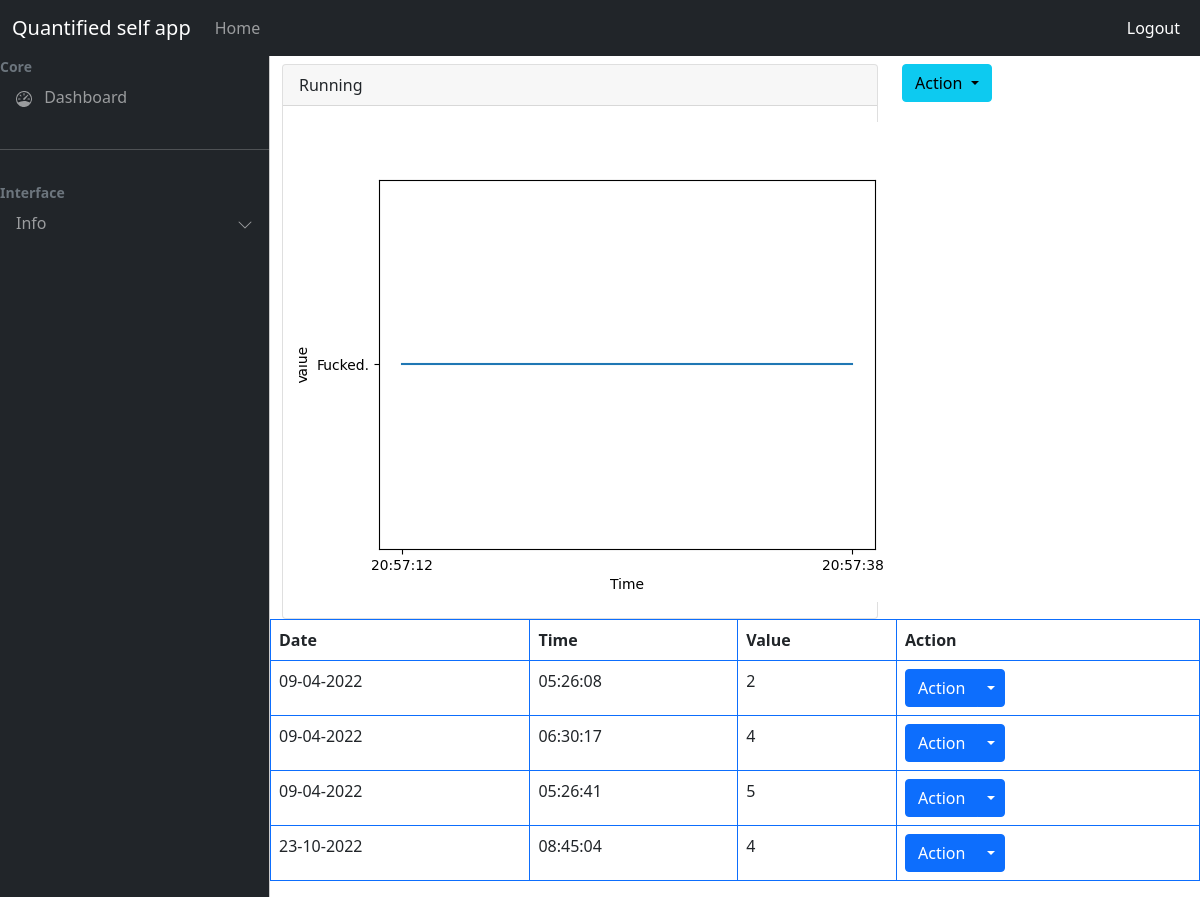
The app's page /Tracker_detail/Running (signed in) with its own data.
### model.py (models this page shows)
class Logs(db.Model):
    __tablename__="logs"
    logs_id=db.Column(db.Integer, primary_key=True, autoincrement=True)
    Time=db.Column(db.String, unique=True, nullable=False)
    date=db.Column(db.String)
    Value=db.Column(db.String)
    Tracker_name = db.Column(db.String)
    Notes=db.Column(db.String)

### controller.py (the view, shortened to what this page needs)
@app.route("/Tracker_detail/<string:Name>",methods=['GET','POST'])
def T_details(Name):
    if "username" not in session:
        flash(f"User has'nt logged in",category="danger")
        return redirect("/login")
    logs=Logs.query.filter_by(Tracker_name=Name).all()
    tr=Tracker.query.filter_by(Name=Name).all()
    t=tr[0].Tracker_type
    return render_template("Tracker_Details.html",logs=logs,Name=Name,t_type=t)

### templates/Tracker_Details.html (shortened to what this page needs)
<!doctype html>
<html lang="en">
<head>
	<link href="https://cdn.jsdelivr.net/npm/bootstrap@5.1.3/dist/css/bootstrap.min.css" rel="stylesheet"
>
	<link rel="stylesheet" href="/static/design.css">
</head>
<body>
	<nav class="navbar navbar-expand-lg navbar-dark bg-dark fixed-top">
		<div class="container-fluid">
			<a class="navbar-brand" href="#">Quantified self app</a>
			<div class="collapse navbar-collapse" id="navbarSupportedContent">
				<ul class="navbar-nav me-auto mb-2 mb-lg-0">
					<li class="nav-item">
						<a class="nav-link" aria-current="page" href="#">Home</a>
					</li>
				</ul>
				<ul class="navbar-nav  mb-2 mb-lg-0">
					<li class="nav-item">
						<a class="nav-link active" href="/logout">Logout</a>
					</li>
				</ul>
			</div>
		</div>
	</nav>
	<div class="offcanvas offcanvas-start sidebar-nav bg-dark text-white" tabindex="-1" id="offcanvasExample"
		aria-labelledby="offcanvasExampleLabel">
		<div class="offcanvas-body p-0">
			<nav class="navbar-dark">
				<ul class="navbar-nav">
					<li>
						<div class="text-muted small fw-bold ">
							Core
						</div>
					</li>
					<li>
						<a href="/dashboard" class="nav-link px-3">
							<span class="me-2">
							</span>
							<span>
								Dashboard
							</span>
						</a>
					</li>
					<li class="my-4">
						<hr class="dropdown-divider" />
					</li>
					<li>
						<div class="text-muted small fw-bold ">
							Interface
						</div>
					</li>
					<li>
						<a class="nav-link px-3 sidebar-link" data-bs-toggle="collapse" href="#collapseExample"
							role="button" aria-expanded="false" aria-controls="collapseExample">
							<span>Info</span>
							<span class="right icon ms-auto">
								<svg xmlns="http://www.w3.org/2000/svg" width="16" height="16" fill="currentColor"
									class="bi bi-chevron-down" viewBox="0 0 16 16">
									<path fill-rule="evenodd"
										d="M1.646 4.646a.5.5 0 0 1 .708 0L8 10.293l5.646-5.647a.5.5 0 0 1 .708.708l-6 6a.5.5 0 0 1-.708 0l-6-6a.5.5 0 0 1 0-.708z" />
								</svg>
							</span>
						</a>
					</li>
				</ul>
			</nav>
		</div>
	</div>
	<main class="mt-5 pt-3">
        <div class="container">
			<div class="row">
				<div class="col-md-8">
					<div class="card">
						<div class="card-header">
							{{Name}}
						</div>
						<div class="card-body">
							<img src="/static/image1.png">
						</div>
					</div>
				</div>
				<div class="col-md-1">
					<div class="btn-group">
						<form action="/Tracker_detail/{{Name}}" method="POST">
						<button type="button" class="btn btn-info dropdown-toggle" data-bs-toggle="dropdown" aria-expanded="false">
						  Action
						</button>
						</form>
					</div>
				</div>
			</div>
			<div class="row">
				<table class="table table-bordered border-primary">
					<tr>
						<th>Date</th>
						<th> Time </th>
						<th> Value </th>
						<th>Action</th>
					</tr>
					{%for log in logs %}
					<tr>
						<td>{{log.date}}</td>
						<td>{{log.Time}}</td>
						<td>{{log.Value}}</td>
						<td>
							<div class="btn-group">
								<button type="button" class="btn btn-primary">Action</button>
								<button type="button" class="btn btn-primary dropdown-toggle dropdown-toggle-split" data-bs-toggle="dropdown" aria-expanded="false">
								</button>
							</div>
						</td>
					</tr>
					{%endfor%}
				</table>
			</div>
        </div>
	</main>
</body>
</html>

### static/design.css (style rules this page uses)
:root { --offcanvas-width:270px; --topNavbarHeight: 56px; }
.sidebar-nav { width: var(--offcanvas-width); }
.sidebar-link { display: flex; align-items: center; }
main { margin-left: var(--offcanvas-width); }
@media (min-width:992px) { body { overflow: auto !important; } }
@media (min-width:992px) { .sidebar-nav { transform: none; visibility: visible !important; top: var(--topNavbarHeight); height: calc(100% - var(--topNavbarHeight)); } }

### records on screen
Logs: date "09-04-2022", Time "05:26:08", Value "2"
Logs: date "09-04-2022", Time "06:30:17", Value "4"
Logs: date "09-04-2022", Time "05:26:41", Value "5"
Logs: date "23-10-2022", Time "08:45:04", Value "4"

### other values on screen
{{ Name }} "Running"
